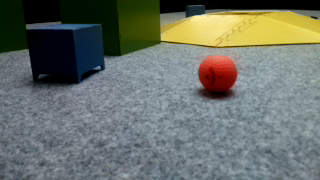
#> input picture Vision/20201030-115943.png, 320 x 180 px, found by its file name
$ python cv_calibrate_photo.py
#> lines starting #> are read from the running program, lines starting #| are printed output that depends on the picture; after the words box and inside, x2 and y2 are one past the last pixel; in counts of white or black regions, pixels touching at a corner belong together
import numpy as np
import cv2
import time


X_img = 320
Y_img = 240

def nothing(x):
    pass

def hsv_sliders():
    cv2.namedWindow("Trackbars")

    cv2.createTrackbar("L – H", "Trackbars", 0, 179, nothing)
#> slider 'L – H' is set to 35
    cv2.createTrackbar("U – H", "Trackbars", 179, 179, nothing)

    cv2.createTrackbar("L – S", "Trackbars", 0, 255, nothing)
#> slider 'L – S' is set to 51
    cv2.createTrackbar("U – S", "Trackbars", 255, 255, nothing)

    cv2.createTrackbar("L – V", "Trackbars", 0, 255, nothing)
#> slider 'L – V' is set to 51
    cv2.createTrackbar("U – V", "Trackbars", 255, 255, nothing)

    save_lower_hsv = np.array([0, 0, 0])
    save_upper_hsv = np.array([179, 255, 255])

    return save_lower_hsv, save_upper_hsv

kernel = np.ones((3,3))


# Filters HSV image to remove noise
def HSV_filter(image):
    # [8 lines of commented-out code are left out]
    morph_open_im = cv2.morphologyEx(image, cv2.MORPH_OPEN, kernel)
    #morph_close_im = cv2.morphologyEx(image, cv2.MORPH_CLOSE, kernel)
    erode_im = cv2.erode(morph_open_im, None, iterations=2)
    # Applying dilation a second time removes noise
    dil_im = cv2.dilate(erode_im, None, iterations=1)
    return dil_im

# COMMENT
if __name__ == '__main__':

    save_lower_hsv, save_upper_hsv = hsv_sliders()
    # [4 lines of commented-out code are left out]
    images = ['Vision/20201030-115943.png']

    imr = cv2.imread(images[0])
#> imr is the input picture: shape (180, 320, 3); mean B, G, R 105, 112.7, 106.9
    #im = HSV_filter(imr)
    while True:
        frame = imr

        hsv = cv2.cvtColor(frame, cv2.COLOR_BGR2HSV)
#> hsv: shape (180, 320, 3); mean H, S, V 82.4, 80.1, 122.2

        l_h = cv2.getTrackbarPos("L – H", "Trackbars")
        u_h = cv2.getTrackbarPos("U – H", "Trackbars")
        l_s = cv2.getTrackbarPos("L – S", "Trackbars")
        u_s = cv2.getTrackbarPos("U – S", "Trackbars")
        l_v = cv2.getTrackbarPos("L – V", "Trackbars")
        u_v = cv2.getTrackbarPos("U – V", "Trackbars")
        lower_hsv = np.array([l_h, l_s, l_v])
        upper_hsv = np.array([u_h, u_s, u_v])

        if np.array_equal(lower_hsv, save_lower_hsv) and np.array_equal(upper_hsv, save_upper_hsv):
            pass
        else:
            print('HSV lower: ', lower_hsv)
            print('HSV upper: ', upper_hsv)
            save_lower_hsv = lower_hsv
            save_upper_hsv = upper_hsv

        mask = cv2.inRange(hsv, lower_hsv, upper_hsv)
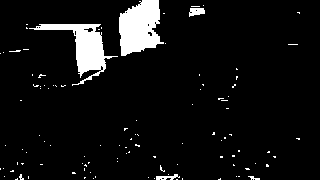
#> mask: shape (180, 320); 6.8% white; 106 white regions (101 under 20 px), largest, box (x1, y1, x2, y2) and area: (119, 0, 164, 56) 1777, (29, 24, 118, 86) 1568, (189, 8, 205, 17) 104, (156, 174, 180, 180) 77, (248, 176, 260, 180) 26
        mask = cv2.erode(mask, None, iterations=2)
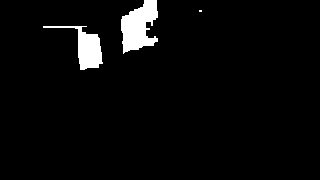
#> mask: shape (180, 320); 3.8% white; 3 white regions (1 under 20 px), largest, box (x1, y1, x2, y2) and area: (121, 0, 158, 54) 1295, (43, 26, 103, 70) 885
        mask = cv2.dilate(mask, None, iterations=2)
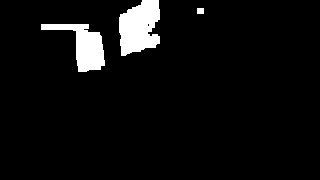
#> mask: shape (180, 320); 5.4% white; 3 white regions, box (x1, y1, x2, y2) and area: (119, 0, 160, 56) 1727, (41, 24, 105, 72) 1337, (197, 8, 204, 14) 42

        result = cv2.bitwise_and(frame, frame, mask=mask)
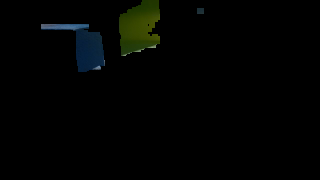
#> result: shape (180, 320, 3); mean B, G, R 1.9, 3.1, 2


        cv2.imshow('frame', frame)
        cv2.imshow('mask', mask)
        cv2.imshow('result', result)

        if cv2.waitKey(1) & 0xFF == ord('q'):
#> (key q is pressed here)
            time.sleep(0.1)
            break

    cv2.destroyAllWindows()

$ run again, with Vision/20201030-115813.png copied over Vision/20201030-115943.png
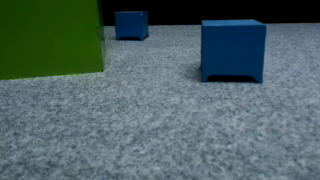
#> input picture Vision/20201030-115813.png, 320 x 180 px, found by its file name
#> imr is the input picture: shape (180, 320, 3); mean B, G, R 99.5, 98.6, 77.7
#> hsv: shape (180, 320, 3); mean H, S, V 85.6, 91.8, 108.4
#> `mask = cv2.inRange(hsv, lower_hsv, upper_hsv)`:
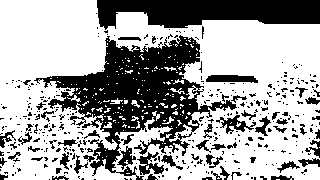
#> mask: shape (180, 320); 65% white; 390 black regions (330 under 20 px), largest, box (x1, y1, x2, y2) and area: (34, 35, 237, 180) 10097, (97, 0, 320, 30) 4896, (206, 75, 258, 83) 327
#> `result = cv2.bitwise_and(frame, frame, mask=mask)`:
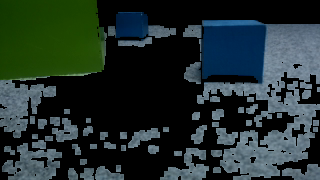
#> result: shape (180, 320, 3); mean B, G, R 45, 47.5, 33.6

$ run again, with Vision/20201030-115848.png copied over Vision/20201030-115943.png
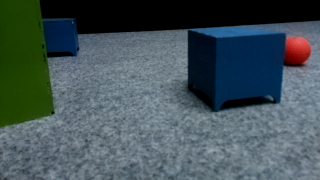
#> input picture Vision/20201030-115848.png, 320 x 180 px, found by its file name
#> imr is the input picture: shape (180, 320, 3); mean B, G, R 87.9, 83.8, 68.5
#> hsv: shape (180, 320, 3); mean H, S, V 82.8, 92.3, 95.5
#> `mask = cv2.inRange(hsv, lower_hsv, upper_hsv)`:
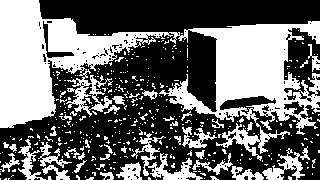
#> mask: shape (180, 320); 42.3% white; 408 white regions (367 under 20 px), largest, box (x1, y1, x2, y2) and area: (0, 0, 320, 161) 18470, (131, 132, 203, 180) 876, (262, 146, 310, 180) 575
#> `result = cv2.bitwise_and(frame, frame, mask=mask)`:
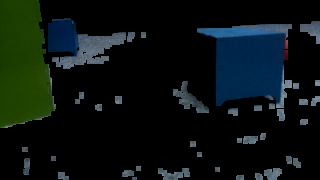
#> result: shape (180, 320, 3); mean B, G, R 17.4, 18.8, 10.4
